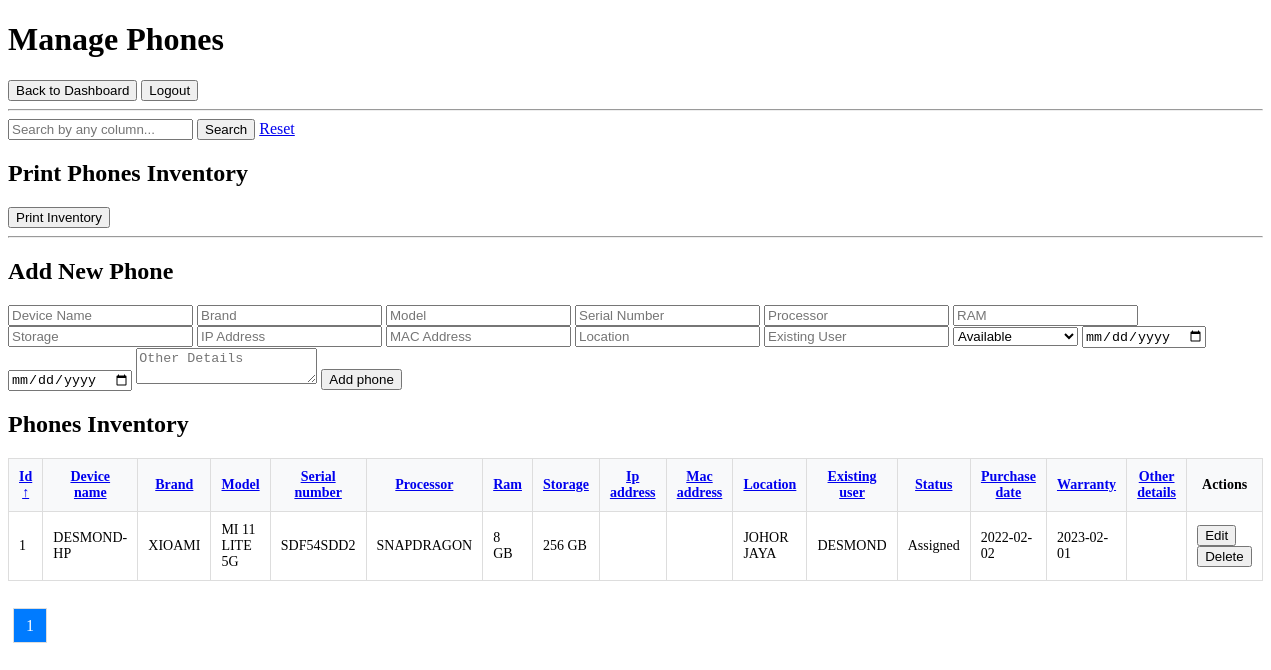
The page /manage_phones.php (signed in) on the database its author committed.
### tables this page shows
CREATE TABLE `phones` (
  `id` int(11) NOT NULL,
  `device_name` varchar(100) NOT NULL,
  `brand` varchar(50) DEFAULT NULL,
  `serial_number` varchar(100) DEFAULT NULL,
  `model` varchar(50) DEFAULT NULL,
  `processor` varchar(50) DEFAULT NULL,
  `ram` varchar(50) DEFAULT NULL,
  `storage` varchar(50) DEFAULT NULL,
  `ip_address` varchar(50) DEFAULT NULL,
  `mac_address` varchar(50) DEFAULT NULL,
  `location` varchar(100) DEFAULT NULL,
  `existing_user` varchar(100) DEFAULT NULL,
  `status` enum('Available','Assigned','Under Repair','Decommissioned') DEFAULT NULL,
  `purchase_date` date DEFAULT NULL,
  `warranty` date DEFAULT NULL,
  `other_details` text DEFAULT NULL
);

### manage_phones.php (the view, shortened to what this page needs)
<?php
require_once 'includes/db.php';
$permission = $_SESSION['access_permission'];
$search = $_GET['search'] ?? '';
$sort_column = $_GET['sort'] ?? 'id';
$sort_direction = $_GET['dir'] ?? 'ASC';
$valid_columns = ['id', 'device_name', 'brand', 'model', 'serial_number', 'processor', 'ram', 'storage', 'ip_address', 'mac_address', 'location', 'existing_user', 'status', 'purchase_date', 'warranty', 'other_details'];
$page = isset($_GET['page']) ? (int)$_GET['page'] : 1;
$items_per_page = 10;
$offset = ($page - 1) * $items_per_page;
$query = "SELECT * FROM phones WHERE 1=1";
$query .= " ORDER BY $sort_column $sort_direction LIMIT :limit OFFSET :offset";
$stmt = $pdo->prepare($query);
$stmt->bindValue(':limit', $items_per_page, PDO::PARAM_INT);
$stmt->bindValue(':offset', $offset, PDO::PARAM_INT);
$stmt->execute();
$phones = $stmt->fetchAll(PDO::FETCH_ASSOC);
$total_items_query = "SELECT COUNT(*) FROM phones WHERE 1=1";
$total_items_stmt = $pdo->prepare($total_items_query);
$total_items_stmt->execute();
$total_items = $total_items_stmt->fetchColumn();
$total_pages = ceil($total_items / $items_per_page);
$edit_phone = null;
?>
<!DOCTYPE html>
<html>
<head>
    <link rel="stylesheet" href="css/style.css">
</head>
<body>
    <h1>Manage Phones</h1>
    <a href="dashboard.php"><button>Back to Dashboard</button></a>
    <a href="logout.php"><button>Logout</button></a>
    <hr>
    <form method="GET" style="margin-bottom: 20px;">
        <input type="text" name="search" placeholder="Search by any column..." value="<?= htmlspecialchars($search) ?>">
        <button type="submit">Search</button>
        <a href="manage_phones.php">Reset</a>
    </form>
    <h2>Print Phones Inventory</h2>
    <a href="print_phones.php" target="_blank"><button>Print Inventory</button></a>
    <hr>
    <?php if (!$edit_phone && in_array($permission, ['add', 'edit', 'admin'])): ?>
        <h2>Add New Phone</h2>
        <form method="POST">
            <input type="text" name="device_name" placeholder="Device Name" required>
            <input type="text" name="brand" placeholder="Brand" required>
            <input type="text" name="model" placeholder="Model" required>
            <input type="text" name="serial_number" placeholder="Serial Number" required>
            <input type="text" name="processor" placeholder="Processor">
            <input type="text" name="ram" placeholder="RAM">
            <input type="text" name="storage" placeholder="Storage">
            <input type="text" name="ip_address" placeholder="IP Address">
            <input type="text" name="mac_address" placeholder="MAC Address">
            <input type="text" name="location" placeholder="Location">
            <input type="text" name="existing_user" placeholder="Existing User">
            <select name="status">
                <option value="Available">Available</option>
            </select>
            <input type="date" name="purchase_date" placeholder="Purchase Date">
            <input type="date" name="warranty" placeholder="Warranty Date">
            <textarea name="other_details" placeholder="Other Details"></textarea>
            <button type="submit" name="add_phone">Add phone</button>
        </form>
    <?php endif; ?>
    <h2>Phones Inventory</h2>
    <table>
        <thead>
            <tr>
                <?php foreach ($valid_columns as $column): ?>
                    <th>
                        <a href="?sort=<?= $column ?>&dir=<?= ($sort_column === $column && $sort_direction === 'ASC') ? 'DESC' : 'ASC' ?>">
                            <?= ucfirst(str_replace('_', ' ', $column)) ?>
                            <?= ($sort_column === $column) ? ($sort_direction === 'ASC' ? '↑' : '↓') : '' ?>
                        </a>
                    </th>
                <?php endforeach; ?>
                <th>Actions</th>
            </tr>
        </thead>
        <tbody>
            <?php foreach ($phones as $phone): ?>
                <tr>
                    <?php foreach ($valid_columns as $column): ?>
                        <td><?= htmlspecialchars($phone[$column]) ?></td>
                    <?php endforeach; ?>
                    <td>
                        <?php if (in_array($permission, ['edit', 'admin'])): ?>
                            <a href="?edit_id=<?= $phone['id'] ?>"><button>Edit</button></a>
                            <form method="POST" style="display: inline;">
                                <button type="submit" name="delete_phone">Delete</button>
                            </form>
                        <?php endif; ?>
                    </td>
                </tr>
            <?php endforeach; ?>
        </tbody>
    </table>
     <br><br>
    <div class="pagination">
        <?php for ($i = 1; $i <= $total_pages; $i++): ?>
            <a href="?page=<?= $i ?>&search=<?= htmlspecialchars($search) ?>&sort=<?= htmlspecialchars($sort_column) ?>&dir=<?= htmlspecialchars($sort_direction) ?>" class="<?= $i === $page ? 'active' : '' ?>"><?= $i ?></a>
        <?php endfor; ?>
    </div>
    <br>
</body>
</html>

### manage_phones.php (style rules this page uses)
table { width: 100%; border-collapse: collapse; }
table th, table td { padding: 10px; border: 1px solid #ddd; font-size: 14px; }
table th { background-color: #f8f9fa; font-size: 14px; }
.pagination a { padding: 8px 12px; margin: 5px; border: 1px solid #ddd; text-decoration: none; color: #007BFF; }
.pagination a.active { background-color: #007BFF; color: white; }

### rows shown on the page
phones: id "1", device_name "DESMOND-HP", brand "XIOAMI", model "MI 11 LITE 5G", serial_number "SDF54SDD2", processor "SNAPDRAGON", ram "8 GB", storage "256 GB", location "JOHOR JAYA", existing_user "DESMOND", status "Assigned", purchase_date "2022-02-02", warranty "2023-02-01"

### other values the page prints
str_replace('_', ' ', $column) "Id"
str_replace('_', ' ', $column) "Device name"
str_replace('_', ' ', $column) "Brand"
str_replace('_', ' ', $column) "Model"
str_replace('_', ' ', $column) "Serial number"
str_replace('_', ' ', $column) "Processor"
str_replace('_', ' ', $column) "Ram"
str_replace('_', ' ', $column) "Storage"
str_replace('_', ' ', $column) "Ip address"
str_replace('_', ' ', $column) "Mac address"
str_replace('_', ' ', $column) "Location"
str_replace('_', ' ', $column) "Existing user"
str_replace('_', ' ', $column) "Status"
str_replace('_', ' ', $column) "Purchase date"
str_replace('_', ' ', $column) "Warranty"
